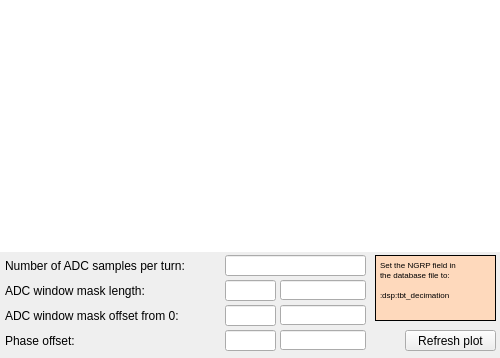
<?xml version="1.0" encoding="UTF-8"?>
<ui version="4.0">
 <class>MainWindow</class>
 <widget class="QMainWindow" name="MainWindow">
  <property name="geometry">
   <rect>
    <x>0</x>
    <y>0</y>
    <width>500</width>
    <height>358</height>
   </rect>
  </property>
  <property name="windowTitle">
   <string>Processing window</string>
  </property>
  <property name="styleSheet">
   <string notr="true"/>
  </property>
  <property name="Title" stdset="0">
   <string>$(DEVICE): ADC mask</string>
  </property>
  <widget class="QWidget" name="centralwidget">
   <widget class="caCartesianPlot" name="tbt_window">
    <property name="geometry">
     <rect>
      <x>0</x>
      <y>0</y>
      <width>500</width>
      <height>252</height>
     </rect>
    </property>
    <property name="sizePolicy">
     <sizepolicy hsizetype="MinimumExpanding" vsizetype="MinimumExpanding">
      <horstretch>0</horstretch>
      <verstretch>2</verstretch>
     </sizepolicy>
    </property>
    <property name="font">
     <font>
      <family>Sans Serif</family>
      <pointsize>10</pointsize>
     </font>
    </property>
    <property name="styleSheet">
     <string notr="true">background-color: rgb(255, 255, 255);</string>
    </property>
    <property name="Title" stdset="0">
     <string notr="true">TBT processing window</string>
    </property>
    <property name="TitleX">
     <string notr="true">ADC samples</string>
    </property>
    <property name="TitleY">
     <string notr="true">ADC counts</string>
    </property>
    <property name="channels_1" stdset="0">
     <string notr="true">;$(DEVICE):signals:tbt_window.A</string>
    </property>
    <property name="Style_1">
     <enum>caCartesianPlot::Lines</enum>
    </property>
    <property name="symbol_1">
     <enum>caCartesianPlot::Star1</enum>
    </property>
    <property name="color_1">
     <color>
      <red>255</red>
      <green>0</green>
      <blue>0</blue>
     </color>
    </property>
    <property name="channels_2" stdset="0">
     <string notr="true"/>
    </property>
    <property name="symbol_2">
     <enum>caCartesianPlot::NoSymbol</enum>
    </property>
    <property name="color_2">
     <color>
      <red>3</red>
      <green>0</green>
      <blue>255</blue>
     </color>
    </property>
    <property name="channels_3" stdset="0">
     <string notr="true"/>
    </property>
    <property name="symbol_3">
     <enum>caCartesianPlot::Star1</enum>
    </property>
    <property name="color_3">
     <color>
      <red>31</red>
      <green>173</green>
      <blue>30</blue>
     </color>
    </property>
    <property name="channels_4" stdset="0">
     <string notr="true"/>
    </property>
    <property name="symbol_4">
     <enum>caCartesianPlot::Star2</enum>
    </property>
    <property name="color_4">
     <color>
      <red>122</red>
      <green>12</green>
      <blue>114</blue>
     </color>
    </property>
    <property name="plotMode">
     <enum>caCartesianPlot::PlotNPointsAndStop</enum>
    </property>
    <property name="countNumOrChannel" stdset="0">
     <string notr="true">$(DEVICE):dsp:tbt_decimation</string>
    </property>
    <property name="triggerChannel" stdset="0">
     <string notr="true"/>
    </property>
    <property name="foreground">
     <color alpha="0">
      <red>255</red>
      <green>255</green>
      <blue>255</blue>
     </color>
    </property>
    <property name="gridColor">
     <color>
      <red>0</red>
      <green>0</green>
      <blue>0</blue>
     </color>
    </property>
    <property name="XaxisScaling" stdset="0">
     <enum>caCartesianPlot::Auto</enum>
    </property>
   </widget>
   <widget class="caMessageButton" name="tbt_window_refresh">
    <property name="geometry">
     <rect>
      <x>405</x>
      <y>330</y>
      <width>91</width>
      <height>21</height>
     </rect>
    </property>
    <property name="text">
     <string>Refresh plot</string>
    </property>
    <property name="flat">
     <bool>false</bool>
    </property>
    <property name="fontScaleMode">
     <enum>EPushButton::WidthAndHeight</enum>
    </property>
    <property name="channel" stdset="0">
     <string notr="true">$(DEVICE):signals:tbt_window.PROC</string>
    </property>
    <property name="background">
     <color>
      <red>255</red>
      <green>255</green>
      <blue>255</blue>
     </color>
    </property>
    <property name="pressMessage">
     <string notr="true">1</string>
    </property>
   </widget>
   <widget class="QLabel" name="label">
    <property name="geometry">
     <rect>
      <x>5</x>
      <y>255</y>
      <width>221</width>
      <height>21</height>
     </rect>
    </property>
    <property name="font">
     <font>
      <pointsize>9</pointsize>
     </font>
    </property>
    <property name="text">
     <string>Number of ADC samples per turn:</string>
    </property>
   </widget>
   <widget class="caLineEdit" name="calineedit">
    <property name="geometry">
     <rect>
      <x>225</x>
      <y>255</y>
      <width>141</width>
      <height>21</height>
     </rect>
    </property>
    <property name="alignment">
     <set>Qt::AlignRight|Qt::AlignTrailing|Qt::AlignVCenter</set>
    </property>
    <property name="readOnly">
     <bool>true</bool>
    </property>
    <property name="channel" stdset="0">
     <string notr="true">$(DEVICE):dsp:tbt_decimation</string>
    </property>
    <property name="framePresent" stdset="0">
     <bool>true</bool>
    </property>
    <property name="frameLineWidth" stdset="0">
     <number>1</number>
    </property>
    <property name="unitsEnabled">
     <bool>true</bool>
    </property>
   </widget>
   <widget class="QLabel" name="label_2">
    <property name="geometry">
     <rect>
      <x>5</x>
      <y>280</y>
      <width>221</width>
      <height>21</height>
     </rect>
    </property>
    <property name="font">
     <font>
      <pointsize>9</pointsize>
     </font>
    </property>
    <property name="text">
     <string>ADC window mask length:</string>
    </property>
   </widget>
   <widget class="QLabel" name="label_3">
    <property name="geometry">
     <rect>
      <x>5</x>
      <y>305</y>
      <width>221</width>
      <height>21</height>
     </rect>
    </property>
    <property name="font">
     <font>
      <pointsize>9</pointsize>
     </font>
    </property>
    <property name="text">
     <string>ADC window mask offset from 0:</string>
    </property>
   </widget>
   <widget class="QLabel" name="label_4">
    <property name="geometry">
     <rect>
      <x>5</x>
      <y>330</y>
      <width>221</width>
      <height>21</height>
     </rect>
    </property>
    <property name="font">
     <font>
      <pointsize>9</pointsize>
     </font>
    </property>
    <property name="text">
     <string>Phase offset:</string>
    </property>
   </widget>
   <widget class="caLineEdit" name="calineedit_7">
    <property name="geometry">
     <rect>
      <x>280</x>
      <y>280</y>
      <width>86</width>
      <height>20</height>
     </rect>
    </property>
    <property name="font">
     <font>
      <family>Sans Serif</family>
      <pointsize>10</pointsize>
     </font>
    </property>
    <property name="alignment">
     <set>Qt::AlignCenter</set>
    </property>
    <property name="readOnly">
     <bool>true</bool>
    </property>
    <property name="channel" stdset="0">
     <string notr="true">$(DEVICE):dsp:adc_mask:window_mon</string>
    </property>
    <property name="background">
     <color>
      <red>255</red>
      <green>255</green>
      <blue>255</blue>
     </color>
    </property>
    <property name="colorMode">
     <enum>caLineEdit::Static</enum>
    </property>
    <property name="frameLineWidth" stdset="0">
     <number>1</number>
    </property>
    <property name="fontScaleMode">
     <enum>caLineEdit::WidthAndHeight</enum>
    </property>
    <property name="unitsEnabled">
     <bool>true</bool>
    </property>
   </widget>
   <widget class="caTextEntry" name="catextentry_5">
    <property name="geometry">
     <rect>
      <x>225</x>
      <y>280</y>
      <width>51</width>
      <height>21</height>
     </rect>
    </property>
    <property name="alignment">
     <set>Qt::AlignRight|Qt::AlignTrailing|Qt::AlignVCenter</set>
    </property>
    <property name="readOnly">
     <bool>false</bool>
    </property>
    <property name="channel" stdset="0">
     <string notr="true">$(DEVICE):dsp:adc_mask:window_sp</string>
    </property>
    <property name="foreground">
     <color>
      <red>170</red>
      <green>0</green>
      <blue>0</blue>
     </color>
    </property>
    <property name="background">
     <color>
      <red>255</red>
      <green>255</green>
      <blue>255</blue>
     </color>
    </property>
    <property name="colorMode">
     <enum>caLineEdit::Static</enum>
    </property>
   </widget>
   <widget class="caLineEdit" name="calineedit_8">
    <property name="geometry">
     <rect>
      <x>280</x>
      <y>305</y>
      <width>86</width>
      <height>20</height>
     </rect>
    </property>
    <property name="font">
     <font>
      <family>Sans Serif</family>
      <pointsize>10</pointsize>
     </font>
    </property>
    <property name="alignment">
     <set>Qt::AlignCenter</set>
    </property>
    <property name="readOnly">
     <bool>true</bool>
    </property>
    <property name="channel" stdset="0">
     <string notr="true">$(DEVICE):dsp:adc_mask:offset_mon</string>
    </property>
    <property name="background">
     <color>
      <red>255</red>
      <green>255</green>
      <blue>255</blue>
     </color>
    </property>
    <property name="colorMode">
     <enum>caLineEdit::Static</enum>
    </property>
    <property name="frameLineWidth" stdset="0">
     <number>1</number>
    </property>
    <property name="fontScaleMode">
     <enum>caLineEdit::WidthAndHeight</enum>
    </property>
    <property name="unitsEnabled">
     <bool>true</bool>
    </property>
   </widget>
   <widget class="caTextEntry" name="catextentry_6">
    <property name="geometry">
     <rect>
      <x>225</x>
      <y>305</y>
      <width>51</width>
      <height>21</height>
     </rect>
    </property>
    <property name="alignment">
     <set>Qt::AlignRight|Qt::AlignTrailing|Qt::AlignVCenter</set>
    </property>
    <property name="readOnly">
     <bool>false</bool>
    </property>
    <property name="channel" stdset="0">
     <string notr="true">$(DEVICE):dsp:adc_mask:offset_sp</string>
    </property>
    <property name="foreground">
     <color>
      <red>170</red>
      <green>0</green>
      <blue>0</blue>
     </color>
    </property>
    <property name="background">
     <color>
      <red>255</red>
      <green>255</green>
      <blue>255</blue>
     </color>
    </property>
    <property name="colorMode">
     <enum>caLineEdit::Static</enum>
    </property>
   </widget>
   <widget class="caLineEdit" name="calineedit_9">
    <property name="geometry">
     <rect>
      <x>280</x>
      <y>330</y>
      <width>86</width>
      <height>20</height>
     </rect>
    </property>
    <property name="font">
     <font>
      <family>Sans Serif</family>
      <pointsize>10</pointsize>
     </font>
    </property>
    <property name="alignment">
     <set>Qt::AlignCenter</set>
    </property>
    <property name="readOnly">
     <bool>true</bool>
    </property>
    <property name="channel" stdset="0">
     <string notr="true">$(DEVICE):dsp:phase_offset_mon</string>
    </property>
    <property name="background">
     <color>
      <red>255</red>
      <green>255</green>
      <blue>255</blue>
     </color>
    </property>
    <property name="colorMode">
     <enum>caLineEdit::Static</enum>
    </property>
    <property name="frameLineWidth" stdset="0">
     <number>1</number>
    </property>
    <property name="fontScaleMode">
     <enum>caLineEdit::WidthAndHeight</enum>
    </property>
    <property name="unitsEnabled">
     <bool>true</bool>
    </property>
   </widget>
   <widget class="caTextEntry" name="catextentry_7">
    <property name="geometry">
     <rect>
      <x>225</x>
      <y>330</y>
      <width>51</width>
      <height>21</height>
     </rect>
    </property>
    <property name="alignment">
     <set>Qt::AlignRight|Qt::AlignTrailing|Qt::AlignVCenter</set>
    </property>
    <property name="readOnly">
     <bool>false</bool>
    </property>
    <property name="channel" stdset="0">
     <string notr="true">$(DEVICE):dsp:phase_offset_sp</string>
    </property>
    <property name="foreground">
     <color>
      <red>170</red>
      <green>0</green>
      <blue>0</blue>
     </color>
    </property>
    <property name="background">
     <color>
      <red>255</red>
      <green>255</green>
      <blue>255</blue>
     </color>
    </property>
    <property name="colorMode">
     <enum>caLineEdit::Static</enum>
    </property>
   </widget>
   <widget class="QPlainTextEdit" name="plainTextEdit">
    <property name="geometry">
     <rect>
      <x>375</x>
      <y>255</y>
      <width>121</width>
      <height>66</height>
     </rect>
    </property>
    <property name="font">
     <font>
      <pointsize>6</pointsize>
     </font>
    </property>
    <property name="styleSheet">
     <string notr="true">background-color: rgb(254, 217, 188);
color: rgb(0, 0, 0);</string>
    </property>
    <property name="frameShape">
     <enum>QFrame::Box</enum>
    </property>
    <property name="frameShadow">
     <enum>QFrame::Plain</enum>
    </property>
    <property name="plainText">
     <string>Set the NGRP field in
the database file to:

&lt;ioc&gt;:dsp:tbt_decimation</string>
    </property>
   </widget>
  </widget>
 </widget>
 <customwidgets>
  <customwidget>
   <class>QwtPlot</class>
   <extends>QFrame</extends>
   <header>qwt_plot.h</header>
  </customwidget>
  <customwidget>
   <class>caTextEntry</class>
   <extends>caLineEdit</extends>
   <header>caTextEntry</header>
  </customwidget>
  <customwidget>
   <class>caMessageButton</class>
   <extends>QPushButton</extends>
   <header>caMessageButton</header>
  </customwidget>
  <customwidget>
   <class>caLineEdit</class>
   <extends>QLineEdit</extends>
   <header>caLineEdit</header>
  </customwidget>
  <customwidget>
   <class>caCartesianPlot</class>
   <extends>QwtPlot</extends>
   <header>caCartesianPlot</header>
  </customwidget>
 </customwidgets>
 <resources/>
 <connections/>
</ui>
